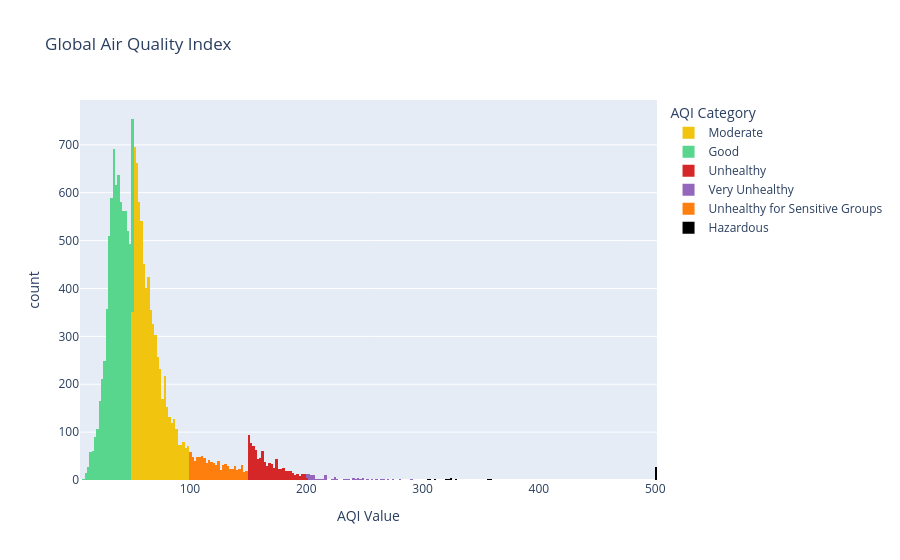

The cell this chart's notebook holds for it:
### Markdown cell above
To get a sense of the global air quality, we can plot a histogram of the AQI values.
 The larger the value, the more polluted the air the in the city is.
Values below 50 are considered completely safe, while values above 100 are considered unhealthy.

### Code cell
fig = px.histogram(df, x='AQI Value', color='AQI Category', nbins=300, title='Global Air Quality Index', color_discrete_sequence=['#f1c40f', '#58d68d', '#d62728', '#9467bd', '#ff7f0e', 'black'])
fig.show()

### Figure 1 — Plotly figure (JSON) as saved in the notebook; plotly's stock layout.template omitted (floating-point values rounded to 4 significant figures; data arrays with more than 128 entries replaced by an {"elided": "..."} marker saying what was removed)
{"data": [{"alignmentgroup": "True", "bingroup": "x", "hovertemplate": "AQI Category=Moderate<br>AQI Value=%{x}<br>count=%{y}<extra></extra>", "legendgroup": "Moderate", "marker": {"color": "#f1c40f", "pattern": {"shape": ""}}, "name": "Moderate", "nbinsx": 300, "offsetgroup": "Moderate", "orientation": "v", "showlegend": true, "type": "histogram", "x": {"elided": "6964 int values"}, "xaxis": "x", "yaxis": "y"}, {"alignmentgroup": "True", "bingroup": "x", "hovertemplate": "AQI Category=Good<br>AQI Value=%{x}<br>count=%{y}<extra></extra>", "legendgroup": "Good", "marker": {"color": "#58d68d", "pattern": {"shape": ""}}, "name": "Good", "nbinsx": 300, "offsetgroup": "Good", "orientation": "v", "showlegend": true, "type": "histogram", "x": {"elided": "7513 int values"}, "xaxis": "x", "yaxis": "y"}, {"alignmentgroup": "True", "bingroup": "x", "hovertemplate": "AQI Category=Unhealthy<br>AQI Value=%{x}<br>count=%{y}<extra></extra>", "legendgroup": "Unhealthy", "marker": {"color": "#d62728", "pattern": {"shape": ""}}, "name": "Unhealthy", "nbinsx": 300, "offsetgroup": "Unhealthy", "orientation": "v", "showlegend": true, "type": "histogram", "x": {"elided": "864 int values"}, "xaxis": "x", "yaxis": "y"}, {"alignmentgroup": "True", "bingroup": "x", "hovertemplate": "AQI Category=Very Unhealthy<br>AQI Value=%{x}<br>count=%{y}<extra></extra>", "legendgroup": "Very Unhealthy", "marker": {"color": "#9467bd", "pattern": {"shape": ""}}, "name": "Very Unhealthy", "nbinsx": 300, "offsetgroup": "Very Unhealthy", "orientation": "v", "showlegend": true, "type": "histogram", "x": {"elided": "131 int values"}, "xaxis": "x", "yaxis": "y"}, {"alignmentgroup": "True", "bingroup": "x", "hovertemplate": "AQI Category=Unhealthy for Sensitive Groups<br>AQI Value=%{x}<br>count=%{y}<extra></extra>", "legendgroup": "Unhealthy for Sensitive Groups", "marker": {"color": "#ff7f0e", "pattern": {"shape": ""}}, "name": "Unhealthy for Sensitive Groups", "nbinsx": 300, "offsetgroup": "Unhealthy for Sensitive Groups", "orientation": "v", "showlegend": true, "type": "histogram", "x": {"elided": "859 int values"}, "xaxis": "x", "yaxis": "y"}, {"alignmentgroup": "True", "bingroup": "x", "hovertemplate": "AQI Category=Hazardous<br>AQI Value=%{x}<br>count=%{y}<extra></extra>", "legendgroup": "Hazardous", "marker": {"color": "black", "pattern": {"shape": ""}}, "name": "Hazardous", "nbinsx": 300, "offsetgroup": "Hazardous", "orientation": "v", "showlegend": true, "type": "histogram", "x": [307, 500, 444, 356, 500, 500, 301, 356, 421, 500, 500, 316, 320, 500, 500, 500, 500, 500, 500, 324, 324, 324, 305, 305, 305, 500, 500, 321, 500, 329, 500, 384, 358, 358, 355, 500, 500, 307, 500, 386, 500, 365, 425, 372, 325, 500, 500, 310, 310, 377, 438, 324, 500, 500, 323, 323, 500, 500, 392, 328, 500, 500], "xaxis": "x", "yaxis": "y"}], "layout": {"barmode": "relative", "legend": {"title": {"text": "AQI Category"}, "tracegroupgap": 0}, "title": {"text": "Global Air Quality Index"}, "xaxis": {"anchor": "y", "domain": [0, 1], "title": {"text": "AQI Value"}}, "yaxis": {"anchor": "x", "domain": [0, 1], "title": {"text": "count"}}}}
